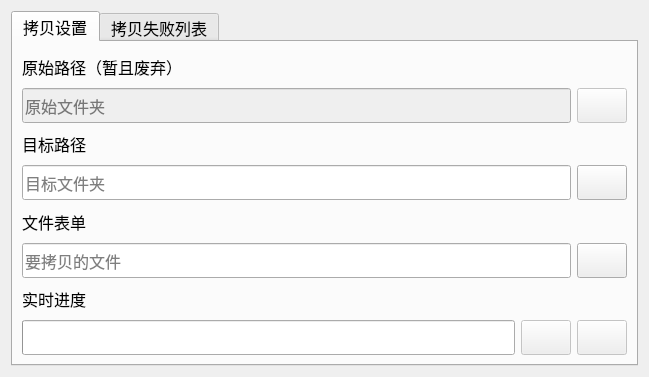
<?xml version="1.0" encoding="UTF-8"?>
<ui version="4.0">
 <class>MainView</class>
 <widget class="QDialog" name="MainView">
  <property name="geometry">
   <rect>
    <x>0</x>
    <y>0</y>
    <width>649</width>
    <height>377</height>
   </rect>
  </property>
  <property name="windowTitle">
   <string>文件拷贝器</string>
  </property>
  <layout class="QGridLayout" name="gridLayout_3">
   <item row="0" column="0">
    <widget class="QTabWidget" name="tabWidget">
     <property name="sizePolicy">
      <sizepolicy hsizetype="Expanding" vsizetype="Minimum">
       <horstretch>0</horstretch>
       <verstretch>0</verstretch>
      </sizepolicy>
     </property>
     <property name="font">
      <font>
       <pointsize>12</pointsize>
      </font>
     </property>
     <property name="currentIndex">
      <number>0</number>
     </property>
     <widget class="QWidget" name="tab_4">
      <attribute name="title">
       <string>拷贝设置</string>
      </attribute>
      <layout class="QGridLayout" name="gridLayout">
       <item row="0" column="0" colspan="3">
        <widget class="QLabel" name="label">
         <property name="font">
          <font>
           <pointsize>12</pointsize>
          </font>
         </property>
         <property name="text">
          <string>原始路径（暂且废弃）</string>
         </property>
        </widget>
       </item>
       <item row="1" column="0" colspan="2">
        <widget class="QLineEdit" name="lineEdit_srcDirectory">
         <property name="enabled">
          <bool>false</bool>
         </property>
         <property name="minimumSize">
          <size>
           <width>0</width>
           <height>35</height>
          </size>
         </property>
         <property name="font">
          <font>
           <pointsize>12</pointsize>
          </font>
         </property>
         <property name="text">
          <string/>
         </property>
         <property name="readOnly">
          <bool>true</bool>
         </property>
         <property name="placeholderText">
          <string>原始文件夹</string>
         </property>
        </widget>
       </item>
       <item row="1" column="2">
        <widget class="QPushButton" name="pushButton_srcDirectory">
         <property name="enabled">
          <bool>false</bool>
         </property>
         <property name="minimumSize">
          <size>
           <width>50</width>
           <height>35</height>
          </size>
         </property>
         <property name="maximumSize">
          <size>
           <width>50</width>
           <height>35</height>
          </size>
         </property>
         <property name="focusPolicy">
          <enum>Qt::NoFocus</enum>
         </property>
         <property name="text">
          <string/>
         </property>
         <property name="icon">
          <iconset resource="res.qrc">
           <normaloff>:/new/prefix1/images/folder.svg</normaloff>:/new/prefix1/images/folder.svg</iconset>
         </property>
         <property name="iconSize">
          <size>
           <width>25</width>
           <height>25</height>
          </size>
         </property>
        </widget>
       </item>
       <item row="2" column="0" colspan="3">
        <widget class="QLabel" name="label_2">
         <property name="font">
          <font>
           <pointsize>12</pointsize>
          </font>
         </property>
         <property name="text">
          <string>目标路径</string>
         </property>
        </widget>
       </item>
       <item row="3" column="0" colspan="2">
        <widget class="QLineEdit" name="lineEdit_dstDirectory">
         <property name="minimumSize">
          <size>
           <width>0</width>
           <height>35</height>
          </size>
         </property>
         <property name="font">
          <font>
           <pointsize>12</pointsize>
          </font>
         </property>
         <property name="focusPolicy">
          <enum>Qt::StrongFocus</enum>
         </property>
         <property name="text">
          <string/>
         </property>
         <property name="readOnly">
          <bool>true</bool>
         </property>
         <property name="placeholderText">
          <string>目标文件夹</string>
         </property>
        </widget>
       </item>
       <item row="3" column="2">
        <widget class="QPushButton" name="pushButton_dstDirectory">
         <property name="minimumSize">
          <size>
           <width>50</width>
           <height>35</height>
          </size>
         </property>
         <property name="maximumSize">
          <size>
           <width>50</width>
           <height>35</height>
          </size>
         </property>
         <property name="focusPolicy">
          <enum>Qt::NoFocus</enum>
         </property>
         <property name="text">
          <string/>
         </property>
         <property name="icon">
          <iconset resource="res.qrc">
           <normaloff>:/new/prefix1/images/folder.svg</normaloff>:/new/prefix1/images/folder.svg</iconset>
         </property>
         <property name="iconSize">
          <size>
           <width>25</width>
           <height>25</height>
          </size>
         </property>
        </widget>
       </item>
       <item row="4" column="0" colspan="3">
        <widget class="QLabel" name="label_3">
         <property name="font">
          <font>
           <pointsize>12</pointsize>
          </font>
         </property>
         <property name="text">
          <string>文件表单</string>
         </property>
        </widget>
       </item>
       <item row="5" column="0" colspan="2">
        <widget class="QLineEdit" name="lineEdit_targetFile">
         <property name="minimumSize">
          <size>
           <width>0</width>
           <height>35</height>
          </size>
         </property>
         <property name="font">
          <font>
           <pointsize>12</pointsize>
          </font>
         </property>
         <property name="text">
          <string/>
         </property>
         <property name="readOnly">
          <bool>true</bool>
         </property>
         <property name="placeholderText">
          <string>要拷贝的文件</string>
         </property>
        </widget>
       </item>
       <item row="5" column="2">
        <widget class="QPushButton" name="pushButton_targetFile">
         <property name="minimumSize">
          <size>
           <width>50</width>
           <height>35</height>
          </size>
         </property>
         <property name="maximumSize">
          <size>
           <width>50</width>
           <height>35</height>
          </size>
         </property>
         <property name="focusPolicy">
          <enum>Qt::NoFocus</enum>
         </property>
         <property name="text">
          <string/>
         </property>
         <property name="icon">
          <iconset resource="res.qrc">
           <normaloff>:/new/prefix1/images/txt.svg</normaloff>:/new/prefix1/images/txt.svg</iconset>
         </property>
         <property name="iconSize">
          <size>
           <width>25</width>
           <height>25</height>
          </size>
         </property>
        </widget>
       </item>
       <item row="6" column="0" colspan="3">
        <widget class="QLabel" name="label_4">
         <property name="font">
          <font>
           <pointsize>12</pointsize>
          </font>
         </property>
         <property name="text">
          <string>实时进度</string>
         </property>
        </widget>
       </item>
       <item row="7" column="0">
        <widget class="QProgressBar" name="progressBar">
         <property name="minimumSize">
          <size>
           <width>0</width>
           <height>35</height>
          </size>
         </property>
         <property name="maximumSize">
          <size>
           <width>16777215</width>
           <height>35</height>
          </size>
         </property>
         <property name="value">
          <number>0</number>
         </property>
         <property name="textVisible">
          <bool>false</bool>
         </property>
        </widget>
       </item>
       <item row="7" column="1">
        <widget class="QPushButton" name="pushButton_copy">
         <property name="enabled">
          <bool>false</bool>
         </property>
         <property name="sizePolicy">
          <sizepolicy hsizetype="Maximum" vsizetype="Maximum">
           <horstretch>0</horstretch>
           <verstretch>0</verstretch>
          </sizepolicy>
         </property>
         <property name="minimumSize">
          <size>
           <width>50</width>
           <height>35</height>
          </size>
         </property>
         <property name="maximumSize">
          <size>
           <width>50</width>
           <height>35</height>
          </size>
         </property>
         <property name="focusPolicy">
          <enum>Qt::NoFocus</enum>
         </property>
         <property name="text">
          <string/>
         </property>
         <property name="icon">
          <iconset resource="res.qrc">
           <normaloff>:/new/prefix1/images/copy.svg</normaloff>:/new/prefix1/images/copy.svg</iconset>
         </property>
         <property name="iconSize">
          <size>
           <width>25</width>
           <height>25</height>
          </size>
         </property>
        </widget>
       </item>
       <item row="7" column="2">
        <widget class="QPushButton" name="pushButton_cut">
         <property name="enabled">
          <bool>false</bool>
         </property>
         <property name="sizePolicy">
          <sizepolicy hsizetype="Maximum" vsizetype="Maximum">
           <horstretch>0</horstretch>
           <verstretch>0</verstretch>
          </sizepolicy>
         </property>
         <property name="minimumSize">
          <size>
           <width>50</width>
           <height>35</height>
          </size>
         </property>
         <property name="maximumSize">
          <size>
           <width>50</width>
           <height>35</height>
          </size>
         </property>
         <property name="focusPolicy">
          <enum>Qt::NoFocus</enum>
         </property>
         <property name="text">
          <string/>
         </property>
         <property name="icon">
          <iconset resource="res.qrc">
           <normaloff>:/new/prefix1/images/cut.svg</normaloff>:/new/prefix1/images/cut.svg</iconset>
         </property>
         <property name="iconSize">
          <size>
           <width>25</width>
           <height>25</height>
          </size>
         </property>
        </widget>
       </item>
      </layout>
     </widget>
     <widget class="QWidget" name="tab_2">
      <attribute name="title">
       <string>拷贝失败列表</string>
      </attribute>
      <layout class="QGridLayout" name="gridLayout_2">
       <item row="0" column="0">
        <widget class="QTextBrowser" name="textBrowser_copyFailed">
         <property name="font">
          <font>
           <pointsize>12</pointsize>
          </font>
         </property>
        </widget>
       </item>
      </layout>
     </widget>
    </widget>
   </item>
  </layout>
 </widget>
 <resources>
  <include location="res.qrc"/>
 </resources>
 <connections/>
</ui>
